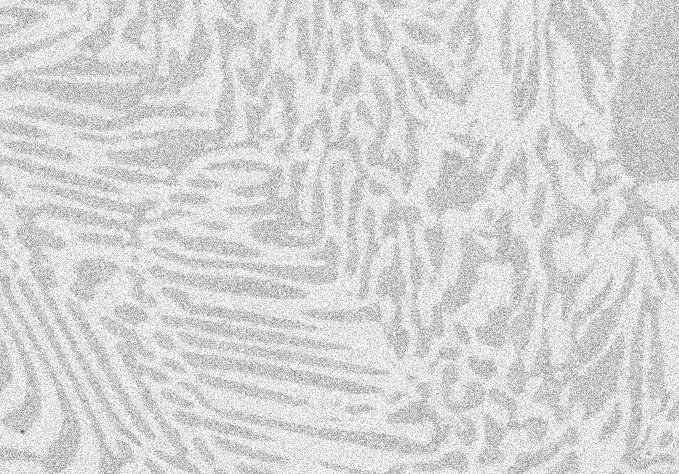
#> input picture Image Segmentations/images/Alloy_noisy.jpg, 679 x 474 px
$ python random_walker_segmentation.py
#> lines starting #> are read from the running program, lines starting #| are printed output that depends on the picture; after the words box and inside, x2 and y2 are one past the last pixel; in counts of white or black regions, pixels touching at a corner belong together
import numpy as np
import matplotlib.pyplot as plt

from scipy import ndimage as nd

from skimage import exposure
from skimage import io, img_as_float
from skimage.restoration import denoise_nl_means, estimate_sigma
from skimage.segmentation import random_walker


 ############################################### Random Walker Segmentation ###############################################

# convert the image to float:
img_path = r"./images/"
img = img_as_float(io.imread(img_path +"Alloy_noisy.jpg"))
#> img: shape (474, 679) float64; min 0.247, max 1, mean 0.837

# plt.hist(img.flat, bins=100, range=(0, 1))
# plt.show()

#############################################################################################

 # denoise the image using NL-means filter:

sigma_est = np.mean(estimate_sigma(img))
#> sigma_est = 0.0889
denoise_img = denoise_nl_means(img, h=1.15 * sigma_est, fast_mode=True,
                               patch_size=5, patch_distance=3, channel_axis=None)

# plt.hist(denoise_img.flat, bins=100, range=(0, 1))
# plt.show()


##############################################################################################

# Histogram Equalization:
eq_img = exposure.equalize_adapthist(denoise_img)
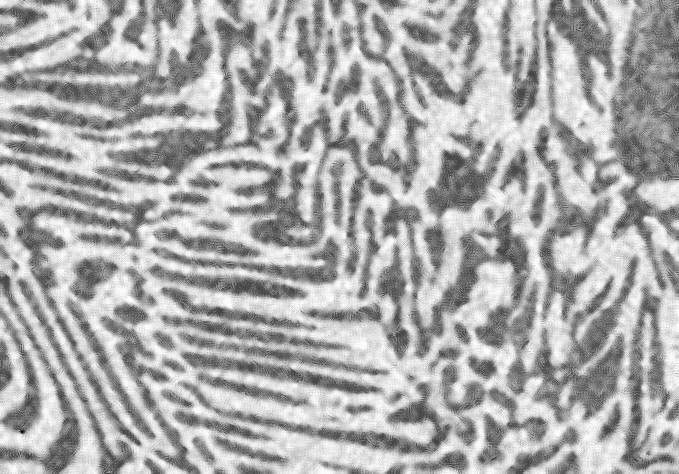
#> eq_img: shape (474, 679) float64; min 0, max 1, mean 0.674
# plt.imshow(eq_img, cmap='gray')
# # plt.hist(eq_img.flat, bins=100, range=(0, 1))
# plt.show()

# Let us stretch the hoistogram between 0.7 and 0.95, The range of the binary image spans over (0, 1).

##############################################################################################

# create markers for the random walker algorithm:
markers = np.zeros(img.shape, dtype=np.uint) # markers is an array of zeros with same shape as the image.

markers[(eq_img < 0.8) & (eq_img > 0.7)] = 1 # if the pixel value is between 0.7 and 0.8, then we set the value of the marker to 1.
markers[(eq_img > 0.85) & (eq_img < 0.99)] = 2 # if the pixel value is between 0.85 and 0.99, then we set the value of the marker to 2.
# plt.imshow(markers)

##############################################################################################

# Apply the random walker algorithm:

'''
labels: is the segmented image.
beta: is to control the influence of the deffusion term.
Deffusion in image segmentation is the process of smoothing the image. by removing the noise or unwanted details.
mode: is the mode of the algorithm. there are two modes: 'cg_mg' and 'bf'. cg_mg is the conjugate gradient method and bf is the brute force method.
'''
labels = random_walker(eq_img, markers, beta=10, mode='bf')
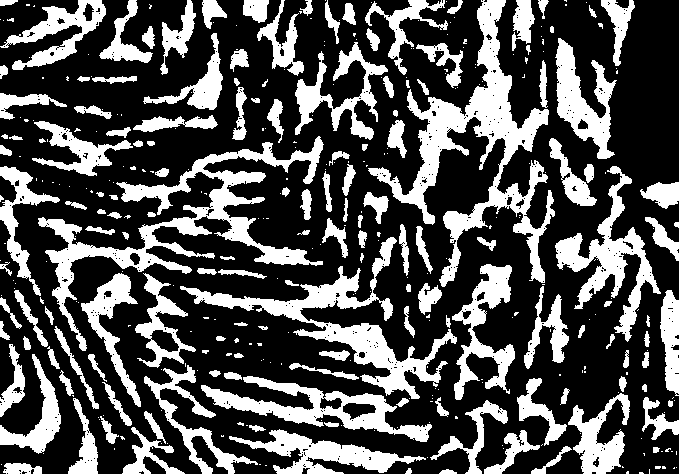
#> labels: shape (474, 679) uint64; values 1 (black) and 2 (white), 31.7% white; 387 white regions (235 under 20 px), largest, box (x1, y1, x2, y2) and area: (368, 0, 555, 287) 11807, (38, 136, 324, 351) 9659, (180, 237, 457, 399) 7385
plt.imsave("images/markers.jpg", markers)
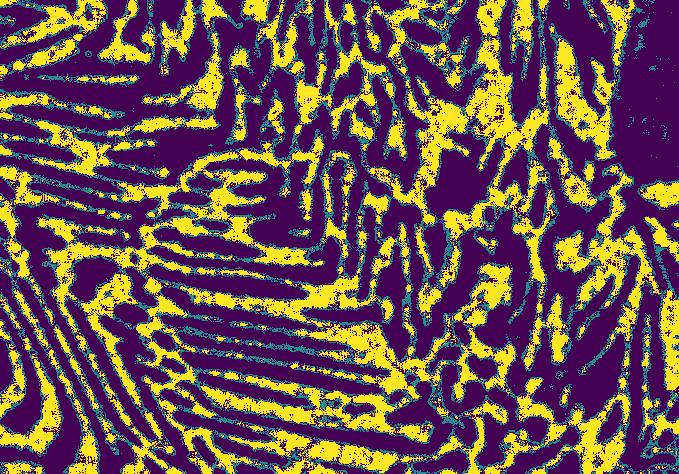
#> saved as markers.jpg: shape (474, 679, 3); mean R, G, B 110.2, 79.4, 80.3

segm1 = (labels == 1) # segm1 is the segmented image where the pixel value is 1.
segm2 = (labels == 2) # segm2 is the segmented image where the pixel value is 2.
all_segments = np.zeros((eq_img.shape[0], eq_img.shape[1], 3)) # to combine the two segmented images, we create an array of zeros with the same shape as the image.

all_segments[segm1] = (1,0,0)
all_segments[segm2] = (0,1,0)

# plt.imshow(all_segments)

##############################################################################################

# remove morphological noise.

segm1_closed = nd.binary_closing(segm1, np.ones((3,3)))
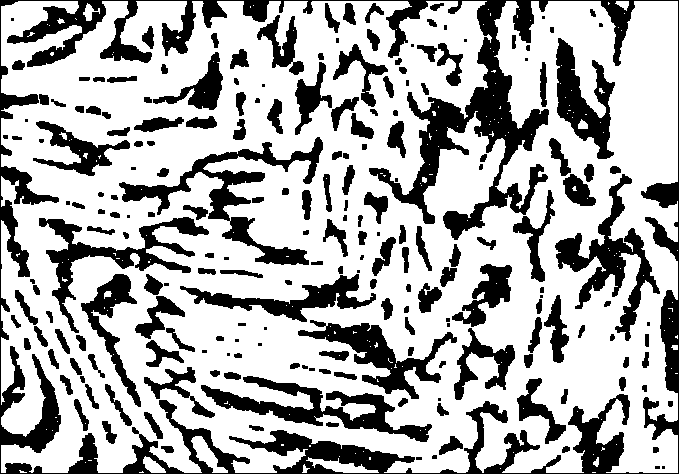
#> segm1_closed: shape (474, 679) bool; 69.3% white; 212 black regions (37 under 20 px), largest, box (x1, y1, x2, y2) and area: (0, 0, 679, 474) 37919, (119, 137, 323, 265) 5070, (555, 174, 660, 341) 4422
segm2_closed = nd.binary_closing(segm2, np.ones((3,3)))
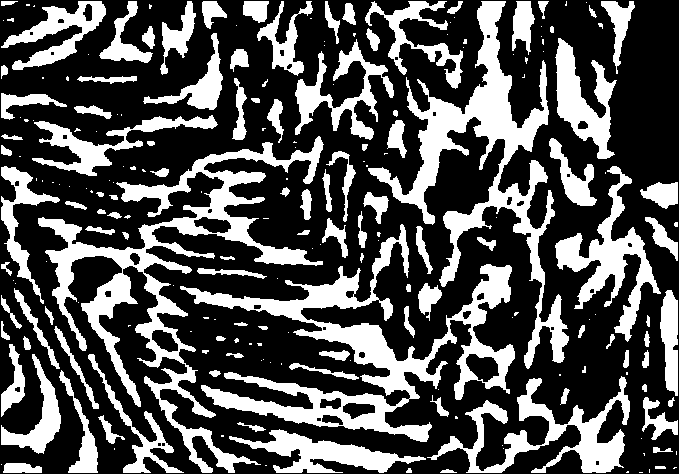
#> segm2_closed: shape (474, 679) bool; 32.5% white; 216 white regions (106 under 20 px), largest, box (x1, y1, x2, y2) and area: (38, 136, 324, 473) 16109, (180, 224, 515, 442) 15931, (368, 1, 569, 369) 13950

all_segments_cleaned = np.zeros((eq_img.shape[0], eq_img.shape[1], 3))

all_segments_cleaned[segm1_closed] = (1,0,0)
all_segments_cleaned[segm2_closed] = (0,1,0)

plt.imshow(all_segments_cleaned)
plt.imsave("images/random_walker.jpg", all_segments_cleaned)
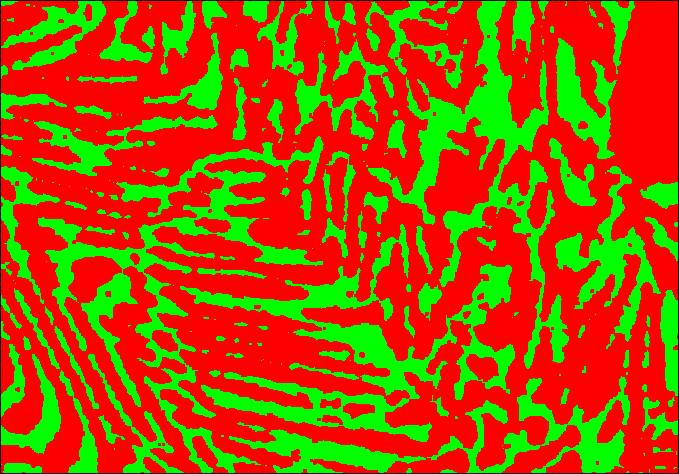
#> saved as random_walker.jpg: shape (474, 679, 3); mean R, G, B 167.2, 84.5, 5.1

plt.show()
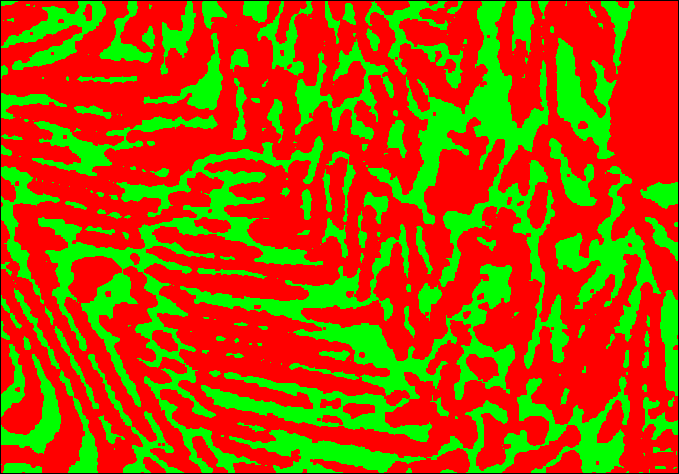
#> shown: shape (474, 679, 3) float64; mean R, G, B 0.668, 0.325, 0
